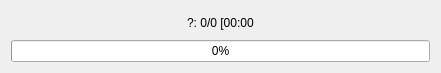
<?xml version="1.0" encoding="UTF-8"?>
<ui version="4.0">
 <class>w_Downloader</class>
 <widget class="QWidget" name="w_Downloader">
  <property name="windowModality">
   <enum>Qt::NonModal</enum>
  </property>
  <property name="geometry">
   <rect>
    <x>0</x>
    <y>0</y>
    <width>441</width>
    <height>73</height>
   </rect>
  </property>
  <property name="windowTitle">
   <string>Fetching dependency...</string>
  </property>
  <property name="windowIcon">
   <iconset resource="assets/icons.qrc">
    <normaloff>:/icon/yt-dlp-gui.ico</normaloff>:/icon/yt-dlp-gui.ico</iconset>
  </property>
  <layout class="QVBoxLayout" name="verticalLayout">
   <item alignment="Qt::AlignHCenter">
    <widget class="QLabel" name="lb_progress">
     <property name="text">
      <string>?: 0/0 [00:00&lt;?, ?KB/s]</string>
     </property>
    </widget>
   </item>
   <item>
    <widget class="QProgressBar" name="pb">
     <property name="value">
      <number>0</number>
     </property>
    </widget>
   </item>
  </layout>
 </widget>
 <resources>
  <include location="assets/icons.qrc"/>
 </resources>
 <connections/>
</ui>
